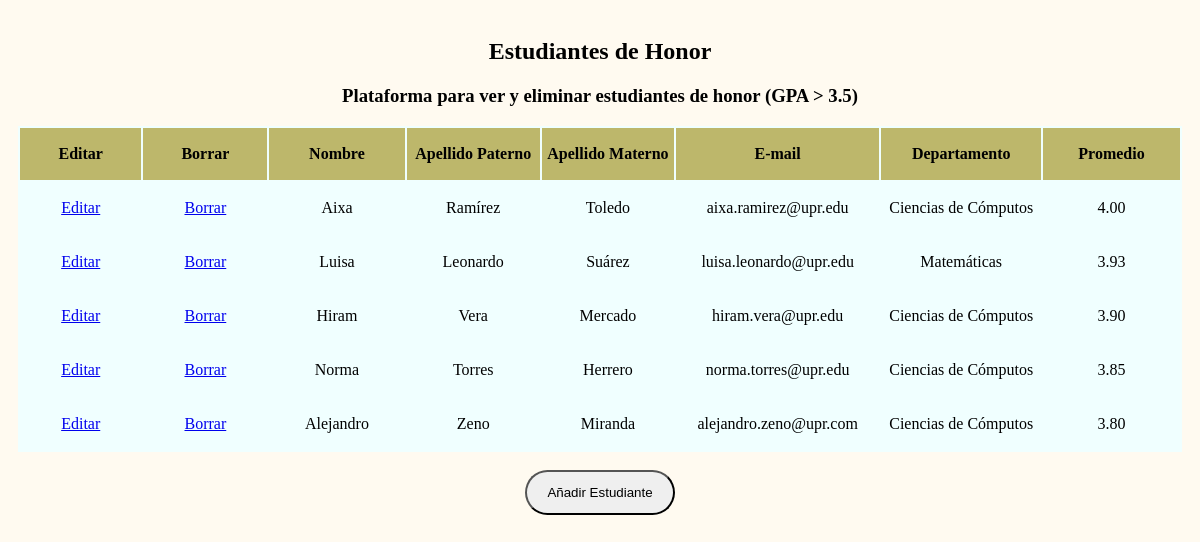
The app's page /crud/old_index.php with its own data.
### tables this page shows
CREATE TABLE `estudiante` (
  `est_id` int(3) NOT NULL AUTO_INCREMENT,
  `nombre` varchar(12) NOT NULL,
  `apellido_p` varchar(15) NOT NULL,
  `apellido_m` varchar(15) DEFAULT NULL,
  `email` varchar(40) NOT NULL,
  `depto_id` int(2) NOT NULL,
  `promedio` float(4,2) unsigned NOT NULL,
  PRIMARY KEY (`est_id`),
  KEY `fk_depto` (`depto_id`),
  CONSTRAINT `fk_depto` FOREIGN KEY (`depto_id`) REFERENCES `departamento` (`depto_id`) ON DELETE CASCADE ON UPDATE CASCADE
);

CREATE TABLE `departamento` (
  `depto_id` int(2) NOT NULL AUTO_INCREMENT,
  `nombre` varchar(65) NOT NULL,
  PRIMARY KEY (`depto_id`)
);

### crud/old_index.php (the view, shortened to what this page needs)
<!DOCTYPE html>
<html>
<head>
    <link rel="stylesheet" type="text/css" href="index.css">
</head>
<body>
<div id="container">
<?php
include_once('conectiondb.php');
$query = "SELECT e.est_id, e.nombre, e.apellido_p, e.apellido_m, e.email, d.nombre departamento, e.promedio
FROM estudiante e, departamento d
WHERE e.depto_id = d.depto_id
ORDER BY promedio DESC";
if($r = mysqli_query($dbc, $query))
{
    print"<div><center><table id='table1'>";
    print"<h2>Estudiantes de Honor</h2>";
    print"<h3>Plataforma para ver y eliminar estudiantes de honor (GPA > 3.5)</h3>";
    print"<tr id='table_header'>
            <td><b>Editar</b></td>
            <td><b>Borrar</b></td>
            <td><b>Nombre</b></td>
            <td><b>Apellido Paterno</b></td>
            <td><b>Apellido Materno</b></td>
            <td><b>E-mail</b></td>
            <td><b>Departamento</b></td>
            <td><b>Promedio</b></td>
            </tr>";
    while($row=mysqli_fetch_array($r))
    {
        print"<tr id='table_rows'>
            <td>
            <a href=\"editar_estudiante.php?est_id={$row['est_id']}\"/>Editar</a>
            </td>
            <td>
            <a href=\"eliminar_estudiante.php?est_id={$row['est_id']}\"/>Borrar</a>
            </td>
            <td>$row[nombre]</td>
            <td>$row[apellido_p]</td>
            <td>$row[apellido_m]</td>
            <td>$row[email]</td>
            <td>$row[departamento]</td>
            <td>$row[promedio]</td>
            </tr>";
    }
    print"</table></center></div><br>";
    print"<button><a href='insertar_estudiantes_de_honor.php' id='botton'>Añadir Estudiante</a></button>";
}
else{
    print '<p style="color:red;">No se puede mostrar récords de la base de datos porque:
    <br/>'.mysqli_error($dbc).'.</p>';
    mysqli_close($dbc);
    }
?>
</div>
</body>
</html>

### crud/index.css (style rules this page uses)
body { text-align:center; background-color:floralwhite; }
#container { padding: 10px; height: auto; width: auto; align-content: center; }
button { height: 45px; width: 150px; border-radius: 50px; }
#botton { text-decoration: none; color: black; }
#table1 { background-color: azure; border-bottom: collapse; width: auto; }
#table_header { text-align:center; background-color:darkkhaki; }
#table_rows { text-align:center; }
td { width: 300px; height: 50px; }

### records on screen
estudiante: nombre "Aixa", apellido_p "Ramírez", apellido_m "Toledo", email "aixa.ramirez@upr.edu", depto.nombre "Ciencias de Cómputos", promedio "4.00"
estudiante: nombre "Luisa", apellido_p "Leonardo", apellido_m "Suárez", email "luisa.leonardo@upr.edu", depto.nombre "Matemáticas", promedio "3.93"
estudiante: nombre "Hiram", apellido_p "Vera", apellido_m "Mercado", email "hiram.vera@upr.edu", depto.nombre "Ciencias de Cómputos", promedio "3.90"
estudiante: nombre "Norma", apellido_p "Torres", apellido_m "Herrero", email "norma.torres@upr.edu", depto.nombre "Ciencias de Cómputos", promedio "3.85"
estudiante: nombre "Alejandro", apellido_p "Zeno", apellido_m "Miranda", email "alejandro.zeno@upr.com", depto.nombre "Ciencias de Cómputos", promedio "3.80"
